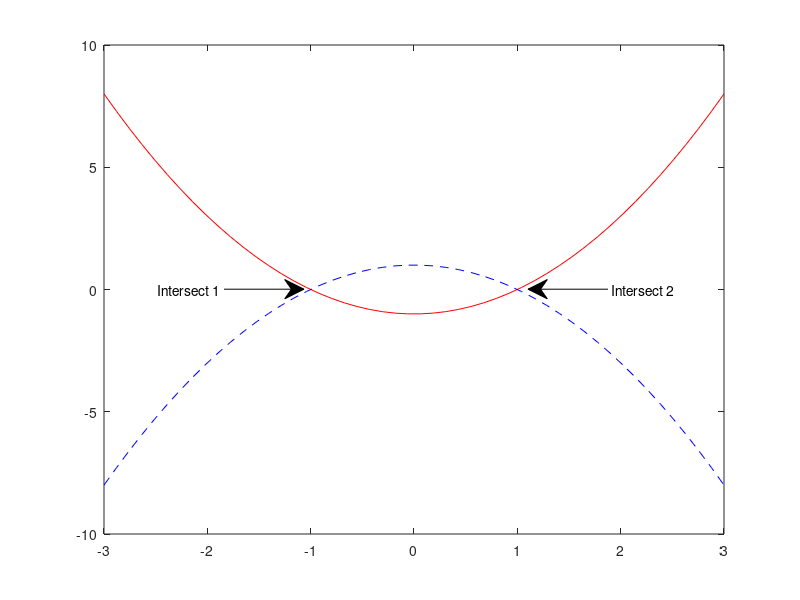

MATLAB code for this plot:
close all

x=linspace(-3,3,50);
y1=x.^2-1;
y2=1-x.^2;


plot(x,y1,'r-')
hold on
plot(x,y2,'b--')

% the annotation command 
% Annoyingly, these are not given in actual coordinates.
% Instead, it is the fraction of the x domain, 0->1, and similar for y.
% So you can tweak until it looks good, which is what I usually do,
% or try to be more systematic about it by, e.g., setting xlim as
% xlim(min(x),max(x))
% then the position of the arrow tip, in a fraction of the domain, is
% (x_intersect-min(x))/(max(x)-min(x))
%
% (Honestly I usually just tweak it and re-run until it looks good.)

annotation('textarrow',[0.28,0.38],[0.518,0.518],'String','Intersect 1')
annotation('textarrow',[0.76,0.66],[0.518,0.518],'String','Intersect 2')

% [0.2333,0.39],[0.52,0.52] are [x_start,x_end] and [y_start,y_end]
% I am not sure why y_end ~= 0.5 doesn't look right hmm